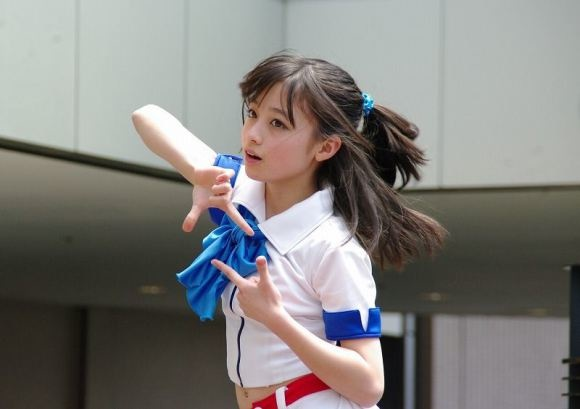
#> input picture Lab1 opencv test/hw7 - feature extraction/codes/RawImg.jpeg, 580 x 409 px
$ python sift.py
#> lines starting #> are read from the running program, lines starting #| are printed output that depends on the picture
import cv2

origin = cv2.imread('RawImg.jpeg')  # 读取图片
#> origin is the input picture: shape (409, 580, 3); mean B, G, R 123.9, 126.8, 128.9
gray = cv2.cvtColor(origin, cv2.COLOR_BGR2GRAY)  # 将图片转为灰度图
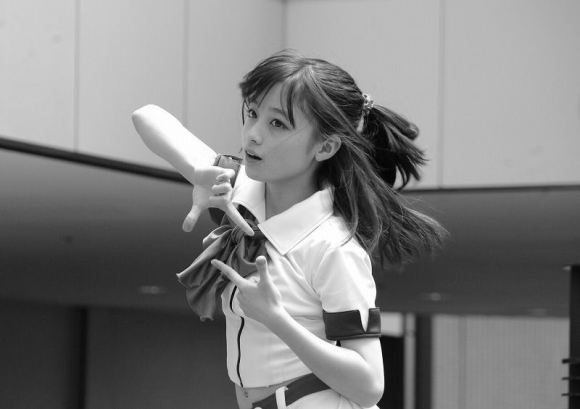
#> gray: shape (409, 580); min 0, max 255, mean 127.1

feature = 300  # 设置特征点数量
sift = cv2.xfeatures2d.SIFT_create(feature)  # 创建SIFT对象
kp = sift.detect(gray, None)  # 寻找关键点
#> kp = 301 keypoints; strongest (x, y, size): (242, 209, 6.3), (342, 327, 23.3), (338, 344, 3.1), (368, 358, 22.3)
keypoint = cv2.drawKeypoints(
    origin, kp, None, flags=cv2.DRAW_MATCHES_FLAGS_DRAW_RICH_KEYPOINTS)  # 绘制关键点
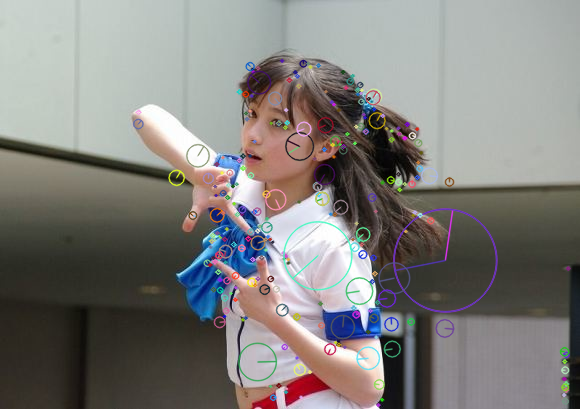
#> keypoint: shape (409, 580, 3); mean B, G, R 124.2, 127, 128.9

cv2.imshow("result", keypoint)
cv2.waitKey(0)
cv2.imwrite("sift_result.png", keypoint)
